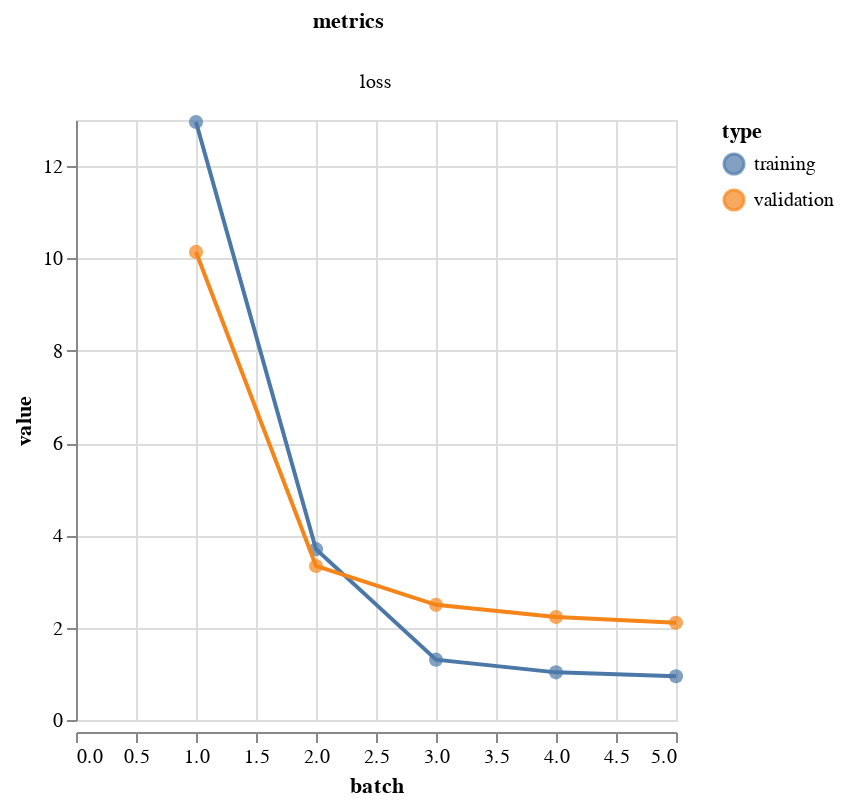

This figure's notebook cell:
### Code cell
vis.metrics(output.history)

### Figure 1 — Vega-Lite specification as saved in the notebook (floating-point values rounded to 4 significant figures)
{"config": {"view": {"continuousWidth": 300, "continuousHeight": 300}}, "data": {"name": "data-779f49424c43c2b6f48a470d24cb6171"}, "facet": {"column": {"field": "metrics", "type": "nominal"}}, "spec": {"layer": [{"mark": {"type": "circle", "size": 50}, "encoding": {"color": {"field": "type", "type": "nominal"}, "tooltip": [{"field": "batch", "type": "quantitative"}, {"field": "value", "type": "quantitative"}], "x": {"field": "batch", "type": "quantitative"}, "y": {"field": "value", "type": "quantitative"}}}, {"mark": {"type": "line"}, "encoding": {"color": {"field": "type", "type": "nominal"}, "x": {"field": "batch", "type": "quantitative"}, "y": {"field": "value", "type": "quantitative"}}}], "height": 300, "width": 300}, "resolve": {"scale": {"y": "independent"}}, "$schema": "https://vega.github.io/schema/vega-lite/v5.20.1.json", "datasets": {"data-779f49424c43c2b6f48a470d24cb6171": [{"batch": 1, "value": 12.96, "type": "training", "metrics": "loss"}, {"batch": 2, "value": 3.701, "type": "training", "metrics": "loss"}, {"batch": 3, "value": 1.307, "type": "training", "metrics": "loss"}, {"batch": 4, "value": 1.032, "type": "training", "metrics": "loss"}, {"batch": 5, "value": 0.9468, "type": "training", "metrics": "loss"}, {"batch": 1, "value": 10.14, "type": "validation", "metrics": "loss"}, {"batch": 2, "value": 3.337, "type": "validation", "metrics": "loss"}, {"batch": 3, "value": 2.495, "type": "validation", "metrics": "loss"}, {"batch": 4, "value": 2.232, "type": "validation", "metrics": "loss"}, {"batch": 5, "value": 2.106, "type": "validation", "metrics": "loss"}]}}
